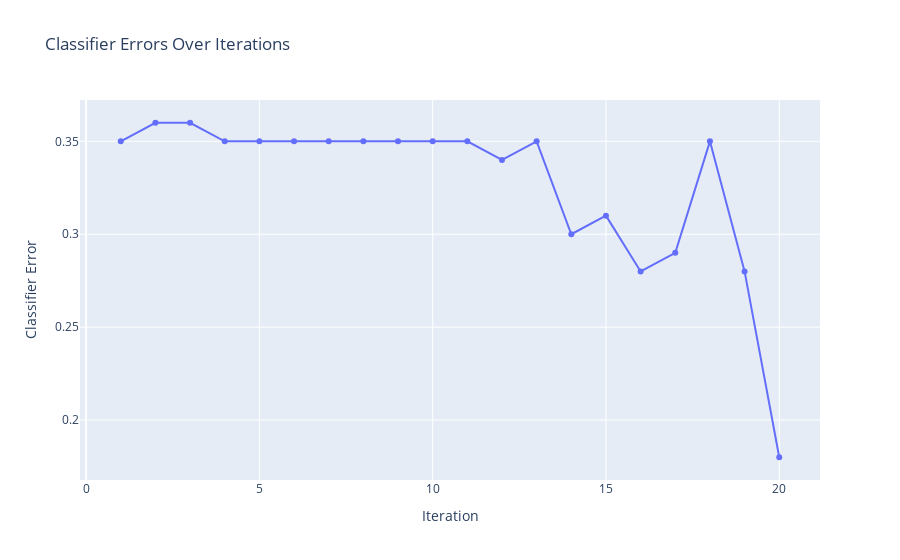

The notebook cell saved with this chart:
### Code cell
def plot_classifier_errors(classifier_errors):
    # Create a DataFrame with iterations and corresponding classifier errors
    data = {
        'Iteration': list(range(1, len(classifier_errors) + 1)),
        'Classifier Error': classifier_errors
    }

    df = pd.DataFrame(data)

    # Create the line plot with markers using Plotly Express
    fig = px.line(df, x='Iteration', y='Classifier Error',
                  labels={'Iteration': 'Iteration', 'Classifier Error': 'Classifier Error'},
                  title='Classifier Errors Over Iterations',
                  markers=True) # Adds markers to the plot

    # Show the plot
    fig.show()
    fig.write_html(f"boosting_output/error.html")

plot_classifier_errors(errors)

### Figure 1 — Plotly figure (JSON) as saved in the notebook; plotly's stock layout.template omitted (floating-point values rounded to 4 significant figures)
{"data": [{"hovertemplate": "Iteration=%{x}<br>Classifier Error=%{y}<extra></extra>", "legendgroup": "", "line": {"color": "#636efa", "dash": "solid"}, "marker": {"symbol": "circle"}, "mode": "lines+markers", "name": "", "orientation": "v", "showlegend": false, "type": "scatter", "x": [1, 2, 3, 4, 5, 6, 7, 8, 9, 10, 11, 12, 13, 14, 15, 16, 17, 18, 19, 20], "xaxis": "x", "y": [0.35, 0.36, 0.36, 0.35, 0.35, 0.35, 0.35, 0.35, 0.35, 0.35, 0.35, 0.34, 0.35, 0.3, 0.31, 0.28, 0.29, 0.35, 0.28, 0.18], "yaxis": "y"}], "layout": {"legend": {"tracegroupgap": 0}, "title": {"text": "Classifier Errors Over Iterations"}, "xaxis": {"anchor": "y", "domain": [0, 1], "title": {"text": "Iteration"}}, "yaxis": {"anchor": "x", "domain": [0, 1], "title": {"text": "Classifier Error"}}}}
